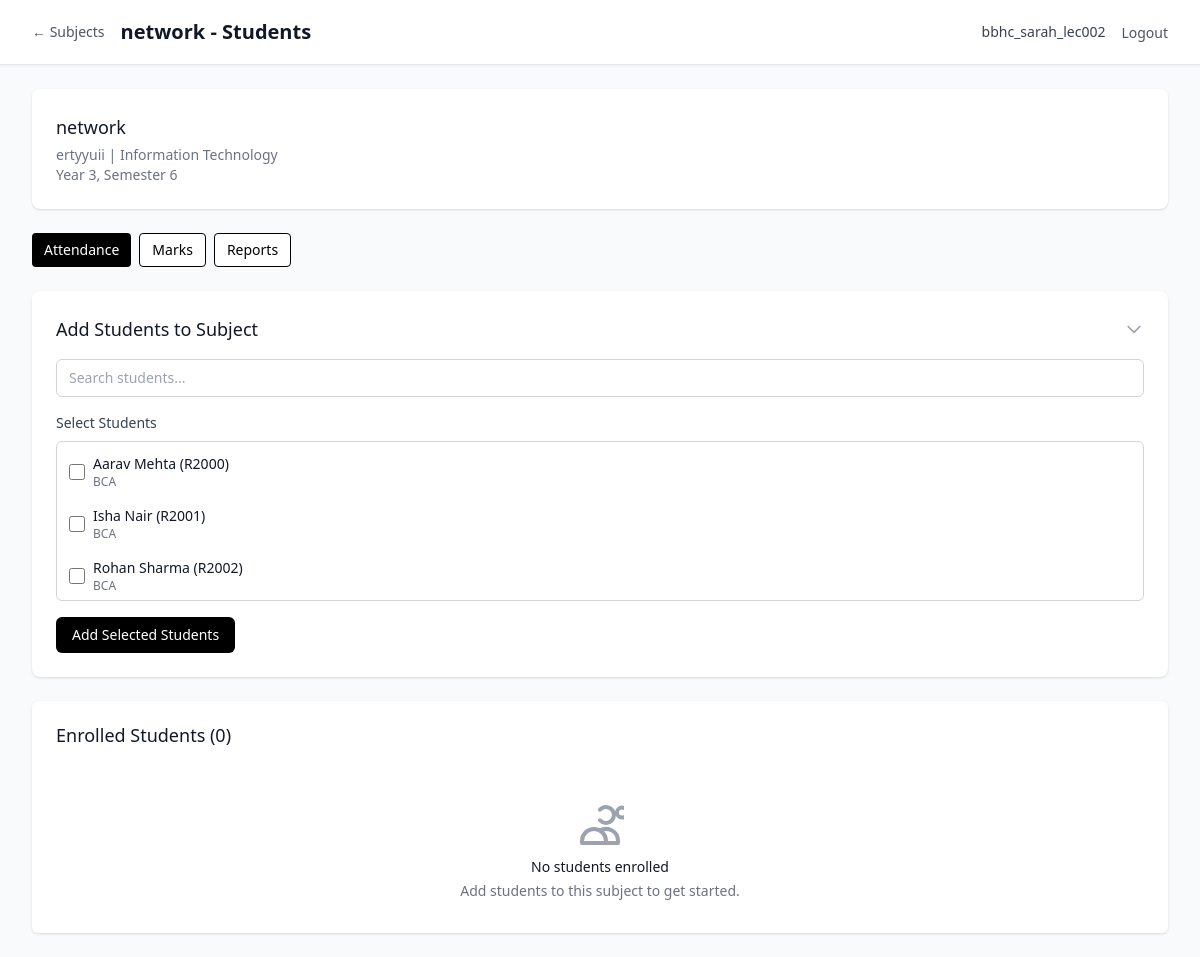
/lecturer/subjects/2/students (signed in), run on the app's committed database.
### models/academic.py (models this page shows, shortened)
class Subject(db.Model):
    __tablename__ = 'subject'
    id = db.Column(db.Integer, primary_key=True)
    name = db.Column(db.String(100), nullable=False)
    code = db.Column(db.String(20), nullable=False, index=True)
    course_id = db.Column(db.Integer, db.ForeignKey('course.id'), nullable=False)
    semester = db.Column(db.Integer, nullable=False)
    year = db.Column(db.Integer, nullable=False)
    credits = db.Column(db.Integer, default=3)
    description = db.Column(db.Text, nullable=True)
    created_at = db.Column(db.DateTime, default=datetime.utcnow)
    is_active = db.Column(db.Boolean, default=True)
    assignments = db.relationship('SubjectAssignment', backref='subject', lazy='dynamic')
    enrollments = db.relationship('StudentEnrollment', backref='subject', lazy='dynamic')
    attendance_records = db.relationship('AttendanceRecord', backref='subject', lazy='dynamic')
    monthly_summaries = db.relationship('MonthlyAttendanceSummary', backref='subject', lazy='dynamic')
    student_marks = db.relationship('StudentMarks', backref='subject', lazy='dynamic')
    __table_args__ = (db.UniqueConstraint('code', 'course_id', name='unique_subject_code_per_course'),)
    def get_enrolled_students(self):
        return [enrollment.student for enrollment in self.enrollments.filter_by(is_active=True)]

class Course(db.Model):
    __tablename__ = 'course'
    id = db.Column(db.Integer, primary_key=True)
    name = db.Column(db.String(100), nullable=False)
    code = db.Column(db.String(20), unique=True, nullable=False, index=True)
    description = db.Column(db.Text, nullable=True)
    duration_years = db.Column(db.Integer, default=3, nullable=False)
    total_semesters = db.Column(db.Integer, default=6, nullable=False)
    created_at = db.Column(db.DateTime, default=datetime.utcnow)
    is_active = db.Column(db.Boolean, default=True)
    students = db.relationship('Student', backref='course', lazy='dynamic')
    subjects = db.relationship('Subject', backref='course', lazy='dynamic')

### models/student.py (models this page shows, shortened)
class Student(db.Model):
    __tablename__ = 'student'
    id = db.Column(db.Integer, primary_key=True)
    roll_number = db.Column(db.String(20), unique=True, nullable=False, index=True)
    name = db.Column(db.String(100), nullable=False)
    course_id = db.Column(db.Integer, db.ForeignKey('course.id'), nullable=False)
    academic_year = db.Column(db.Integer, nullable=False)
    current_semester = db.Column(db.Integer, default=1)
    email = db.Column(db.String(120), unique=True, nullable=True)
    phone = db.Column(db.String(15), nullable=True)
    address = db.Column(db.Text, nullable=True)
    date_of_birth = db.Column(db.Date, nullable=True)
    admission_date = db.Column(db.Date, default=datetime.utcnow().date())
    created_at = db.Column(db.DateTime, default=datetime.utcnow)
    is_active = db.Column(db.Boolean, default=True)
    enrollments = db.relationship('StudentEnrollment', backref='student', lazy='dynamic')
    attendance_records = db.relationship('AttendanceRecord', backref='student', lazy='dynamic')
    marks = db.relationship('StudentMarks', backref='student', lazy='dynamic')

### routes/auth.py (the view)
        def decorated_function(*args, **kwargs):
            if not SessionManager.is_authenticated(session):
                flash('Please log in to access this page', 'error')
                return redirect(url_for('auth.index'))
            if user_type:
                if user_type == 'management' and not SessionManager.is_management(session):
                    flash('Access denied. Management login required.', 'error')
                    return redirect(url_for('auth.management_login'))
                elif user_type == 'lecturer' and not SessionManager.is_lecturer(session):
                    flash('Access denied. Lecturer login required.', 'error')
                    return redirect(url_for('auth.lecturer_login'))
            return f(*args, **kwargs)

### app.py (called while the page is built)
def create_app():
    app = Flask(__name__)
    app.config.from_object(Config)
    db.init_app(app)
    csrf = CSRFProtect(app)
    @app.context_processor
    def inject_csrf_token():
        from flask_wtf.csrf import generate_csrf
        return dict(csrf_token=generate_csrf)
    from routes.auth import auth_bp
    from routes.management import management_bp
    from routes.lecturer import lecturer_bp
    app.register_blueprint(auth_bp)
    app.register_blueprint(management_bp, url_prefix='/management')
    app.register_blueprint(lecturer_bp, url_prefix='/lecturer')
    init_db(app)
    return app

### routes/auth.py (called while the page is built)
@auth_bp.app_context_processor
def inject_user():
    return {
        'current_user': SessionManager.get_session_info(session),
        'is_authenticated': SessionManager.is_authenticated(session),
        'is_management': SessionManager.is_management(session),
        'is_lecturer': SessionManager.is_lecturer(session)
    }

### routes/lecturer.py (called while the page is built)
@lecturer_bp.route('/subjects/<int:subject_id>/students')
@login_required('lecturer')
def subject_students(subject_id):
    try:
        lecturer_id = session.get('user_id')
        students = LecturerService.get_subject_students(subject_id, lecturer_id)
        subject = Subject.query.get_or_404(subject_id)
        all_students = Student.query.filter_by(is_active=True).all()
        return render_template('lecturer/subject_students.html',
                             subject=subject,
                             students=students,
                             all_students=all_students)
    except Exception as e:
        flash(f'Error loading students: {str(e)}', 'error')
        return redirect(url_for('lecturer.subjects'))

### services/auth_service.py (called while the page is built)
    @staticmethod
    def is_authenticated(session):
        return 'user_type' in session and 'user_id' in session

    @staticmethod
    def is_management(session):
        return session.get('user_type') == 'management'

    @staticmethod
    def is_lecturer(session):
        return session.get('user_type') == 'lecturer'

    @staticmethod
    def get_session_info(session):
        if not SessionManager.is_authenticated(session):
            return None
        return {
            'user_type': session.get('user_type'),
            'user_id': session.get('user_id'),
            'username': session.get('username'),
            'login_time': session.get('login_time')
        }

### templates/lecturer/subject_students.html (shortened to what this page needs)
{% extends "base.html" %}
{% block content %}
<div class="min-h-screen bg-gray-50">
    <nav class="bg-white shadow-sm border-b border-gray-200">
        <div class="max-w-7xl mx-auto px-4 sm:px-6 lg:px-8">
            <div class="flex justify-between items-center h-16">
                <div class="flex items-center space-x-2 sm:space-x-4 min-w-0 flex-1">
                    <a href="{{ url_for('lecturer.subjects') }}" class="text-sm text-gray-600 hover:text-black flex-shrink-0">← Subjects</a>
                    <h1 class="text-sm sm:text-xl font-semibold text-gray-900 truncate">{{ subject.name }} - Students</h1>
                </div>
                <div class="hidden md:flex items-center space-x-4">
                    <span class="text-sm text-gray-700">{{ current_user.username }}</span>
                    <form method="POST" action="{{ url_for('auth.logout') }}" class="inline">
                        <button type="submit" class="text-sm text-gray-600 hover:text-black">Logout</button>
                    </form>
                </div>
            </div>
        </div>
    </nav>
    <div class="max-w-7xl mx-auto py-4 sm:py-6 px-4 sm:px-6 lg:px-8">
        <div class="bg-white shadow rounded-lg mb-4 sm:mb-6">
            <div class="px-4 py-4 sm:p-6">
                <h3 class="text-base sm:text-lg font-medium text-gray-900 truncate">{{ subject.name }}</h3>
                <p class="text-xs sm:text-sm text-gray-500 mt-1">{{ subject.code }} | {{ subject.course.name if subject.course else 'N/A' }}</p>
                <p class="text-xs sm:text-sm text-gray-500">Year {{ subject.year }}, Semester {{ subject.semester }}</p>
            </div>
        </div>
        <div class="flex flex-wrap gap-2 mb-4 sm:mb-6">
            <a href="{{ url_for('lecturer.attendance_management', subject_id=subject.id) }}"
               class="inline-flex items-center px-3 py-1.5 bg-black text-white rounded text-sm font-medium hover:bg-gray-800 active:bg-gray-900">
                Attendance
            </a>
            <a href="{{ url_for('lecturer.marks_management', subject_id=subject.id) }}"
               class="inline-flex items-center px-3 py-1.5 border border-black text-black bg-white rounded text-sm font-medium hover:bg-gray-50 active:bg-gray-100">
                Marks
            </a>
            <a href="{{ url_for('lecturer.subject_reports', subject_id=subject.id) }}"
               class="inline-flex items-center px-3 py-1.5 border border-black text-black bg-white rounded text-sm font-medium hover:bg-gray-50 active:bg-gray-100">
                Reports
            </a>
        </div>
        <div class="bg-white shadow rounded-lg mb-4 sm:mb-6">
            <div class="px-4 py-4 sm:p-6">
                <button onclick="toggleAddStudents()" class="flex items-center justify-between w-full text-left">
                    <h3 class="text-base sm:text-lg font-medium text-gray-900">Add Students to Subject</h3>
                    <svg id="add-students-icon" class="h-5 w-5 text-gray-400 transform transition-transform" fill="none" stroke="currentColor" viewBox="0 0 24 24">
                        <path stroke-linecap="round" stroke-linejoin="round" stroke-width="2" d="M19 9l-7 7-7-7"></path>
                    </svg>
                </button>
                <div id="add-students-form" class="mt-4 hidden sm:block">
                    <form method="POST" action="{{ url_for('lecturer.add_students_to_subject', subject_id=subject.id) }}">
                        <div class="mb-4">
                            <input type="text" id="student-search" placeholder="Search students..."
                                   class="w-full px-3 py-2 border border-gray-300 rounded-md text-sm focus:outline-none focus:ring-black focus:border-black">
                        </div>
                        <div class="mb-4">
                            <label class="block text-sm font-medium text-gray-700 mb-2">Select Students</label>
                            <div class="max-h-40 overflow-y-auto border border-gray-300 rounded-md p-2">
                                {% for student in all_students %}
                                {% set is_enrolled = student in students %}
                                <div class="student-item flex items-center mb-2 p-1 hover:bg-gray-50 rounded"
                                     data-name="{{ student.name.lower() }}" data-roll="{{ student.roll_number.lower() }}">
                                    <input type="checkbox" name="student_ids" value="{{ student.id }}"
                                           id="student_{{ student.id }}" {% if is_enrolled %}disabled{% endif %}
                                           class="h-4 w-4 text-black focus:ring-black border-gray-300 rounded flex-shrink-0">
                                    <label for="student_{{ student.id }}" class="ml-2 text-xs sm:text-sm text-gray-900 {% if is_enrolled %}text-gray-400{% endif %} cursor-pointer flex-1 min-w-0">
                                        <div class="truncate">{{ student.name }} ({{ student.roll_number }})</div>
                                        <div class="text-xs text-gray-500 truncate">{{ student.course.name if student.course else 'N/A' }}</div>
                                    </label>
                                </div>
                                {% endfor %}
                            </div>
                        </div>
                        <button type="submit" class="w-full sm:w-auto bg-black text-white px-4 py-2 rounded-md hover:bg-gray-800 focus:outline-none focus:ring-2 focus:ring-offset-2 focus:ring-black text-sm">
                            Add Selected Students
                        </button>
                    </form>
                </div>
            </div>
        </div>
        <div class="bg-white shadow overflow-hidden sm:rounded-md">
            <div class="px-4 py-4 sm:py-5 sm:px-6">
                <div class="flex items-center justify-between">
                    <h3 class="text-base sm:text-lg leading-6 font-medium text-gray-900">
                        Enrolled Students ({{ students|length }})
                    </h3>
                </div>
            </div>
            {% if students %}
            <form method="POST" action="{{ url_for('lecturer.remove_students_from_subject', subject_id=subject.id) }}">
                <input type="hidden" name="csrf_token" value="{{ csrf_token() }}"/>
                <div class="px-4 pb-4 sm:px-6">
                    <input type="text" id="enrolled-student-search" placeholder="Search enrolled students..."
                           class="w-full px-3 py-2 border border-gray-300 rounded-md text-sm focus:outline-none focus:ring-black focus:border-black">
                </div>
                <ul class="divide-y divide-gray-200 max-h-96 overflow-y-auto">
                    {% for student in students %}
                    <li class="enrolled-student-item px-4 py-3 sm:px-6"
                        data-name="{{ student.name.lower() }}" data-roll="{{ student.roll_number.lower() }}">
                        <div class="flex items-center justify-between">
                            <div class="flex items-center min-w-0 flex-1">
                                <input type="checkbox" name="student_ids" value="{{ student.id }}"
                                       class="h-4 w-4 text-black focus:ring-black border-gray-300 rounded flex-shrink-0 student-checkbox">
                                <div class="ml-3 min-w-0 flex-1">
                                    <p class="text-sm font-medium text-gray-900 truncate">{{ student.name }}</p>
                                    <p class="text-xs sm:text-sm text-gray-500 truncate">{{ student.roll_number }} | {{ student.course.name if student.course else 'N/A' }}</p>
                                    <p class="text-xs text-gray-500">Year {{ student.academic_year }}, Sem {{ student.current_semester }}</p>
                                </div>
                            </div>
                            <div class="text-xs sm:text-sm text-gray-500 ml-2 flex-shrink-0">
                                {% set attendance_pct = subject.get_attendance_percentage(student.id) %}
                                <div class="text-right">
                                    <div>{{ attendance_pct }}%</div>
                                    <div class="text-xs text-gray-400">Attendance</div>
                                </div>
                            </div>
                        </div>
                    </li>
                    {% endfor %}
                </ul>
                <div class="px-4 py-3 bg-gray-50 sm:px-6">
                    <div class="flex flex-col sm:flex-row sm:justify-between sm:items-center space-y-2 sm:space-y-0">
                        <div class="text-sm text-gray-600">
                            <span id="selected-count">0</span> students selected
                        </div>
                        <button type="submit" onclick="return confirmRemove()"
                                class="w-full sm:w-auto bg-red-600 text-white px-4 py-2 rounded-md hover:bg-red-700 focus:outline-none focus:ring-2 focus:ring-offset-2 focus:ring-red-500 text-sm">
                            Remove Selected Students
                        </button>
                    </div>
                </div>
            </form>
            {% else %}
            <div class="px-4 py-8 sm:px-6 text-center">
                <svg class="mx-auto h-12 w-12 text-gray-400" fill="none" stroke="currentColor" viewBox="0 0 24 24">
                    <path stroke-linecap="round" stroke-linejoin="round" stroke-width="2" d="M12 4.354a4 4 0 110 5.292M15 21H3v-1a6 6 0 0112 0v1zm0 0h6v-1a6 6 0 00-9-5.197m13.5-9a2.5 2.5 0 11-5 0 2.5 2.5 0 015 0z"></path>
                </svg>
                <h3 class="mt-2 text-sm font-medium text-gray-900">No students enrolled</h3>
                <p class="mt-1 text-sm text-gray-500">Add students to this subject to get started.</p>
            </div>
            {% endif %}
        </div>
    </div>
</div>
{% endblock %}

### data on the page
Subject: name "network", code "ertyyuii", year "3", semester "6"
Course: course "Information Technology"
Student: name "Aarav Mehta", roll_number "R2000", course "BCA"
Student: name "Isha Nair", roll_number "R2001", course "BCA"
Student: name "Rohan Sharma", roll_number "R2002", course "BCA"

### other printed values
{{ current_user.username }} "bbhc_sarah_lec002"
{{ students|length }} "0"
